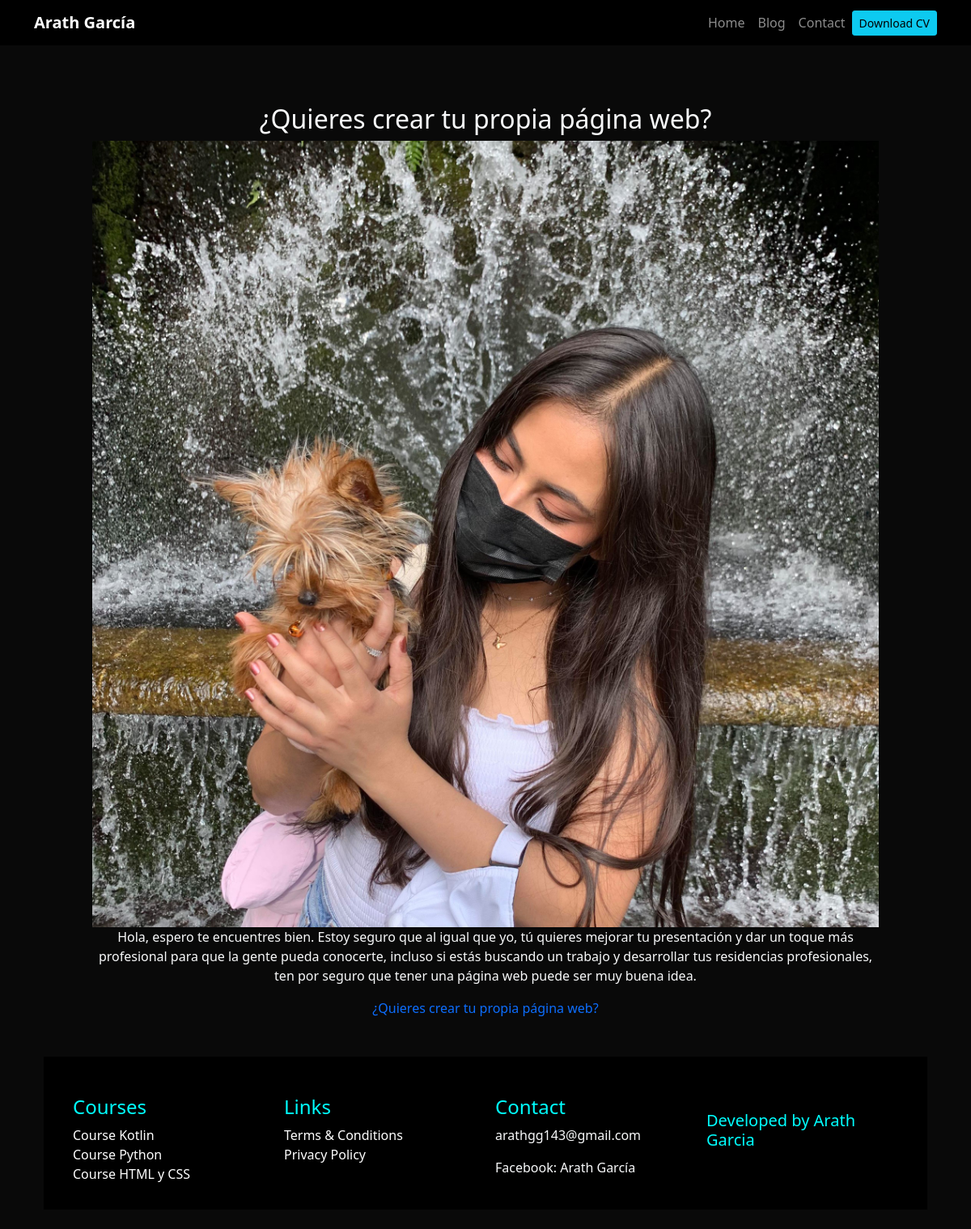
The app's page /blog/4 with its own data.
### blog/models.py (models this page shows)
class Post(models.Model):
    title = models.CharField(max_length=100)
    description = models.TextField()
    image = models.ImageField(upload_to='blog/images')
    date = models.DateField(datetime.date.today)

### blog/views.py (the view)
# urls.py: path('<int:post_id>', post_detail, name="post_detail")
def post_detail(request, post_id):
    post = get_object_or_404(Post, pk=post_id)
    return render(request, 'post_detail.html', {"post":post})

### blog/templates/post_detail.html
{% extends 'layout.html' %}
{% block content %}
<div class="container text-center">
    <div class="row p-5">
        <div class="col">
            <h2>{{post.title}}</h2>
            <img class="img-fluid" src="{{post.image.url}}" alt="{{post.title}}">
            <p>{{post.description|safe}}</p>
            <a class="text-decoration-none d-flex justify-content-center" href="{% url 'blog:post_detail' post.id %}">{{post.title}}</a>
    </div>
    </div>
</div
{% endblock %}

### portfolio/static/main.css (style rules this page uses)
body { background: #090909; }

### records on screen
Post: title "¿Quieres crear tu propia página web?", image (picture), description "Hola, espero te encuentres bien. Estoy seguro que al igual que yo, tú quieres mejorar tu presentación y dar un toque más profesional para que la gente pueda conocerte, incluso si estás buscando un trabajo y desarrollar tus residencias profesionales, ten por seguro que tener una página web puede ser muy buena idea."
